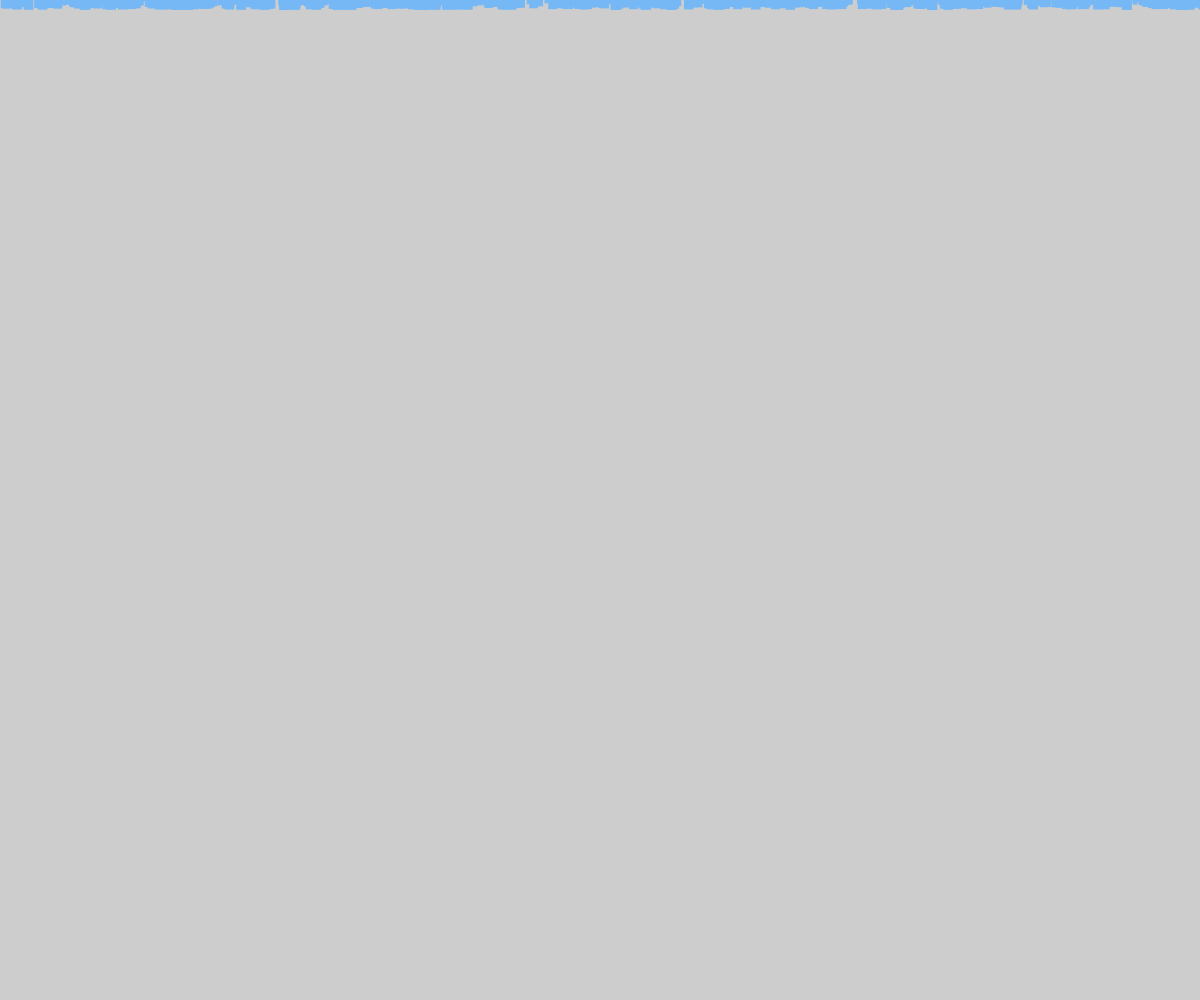
Frame 1 (no input)
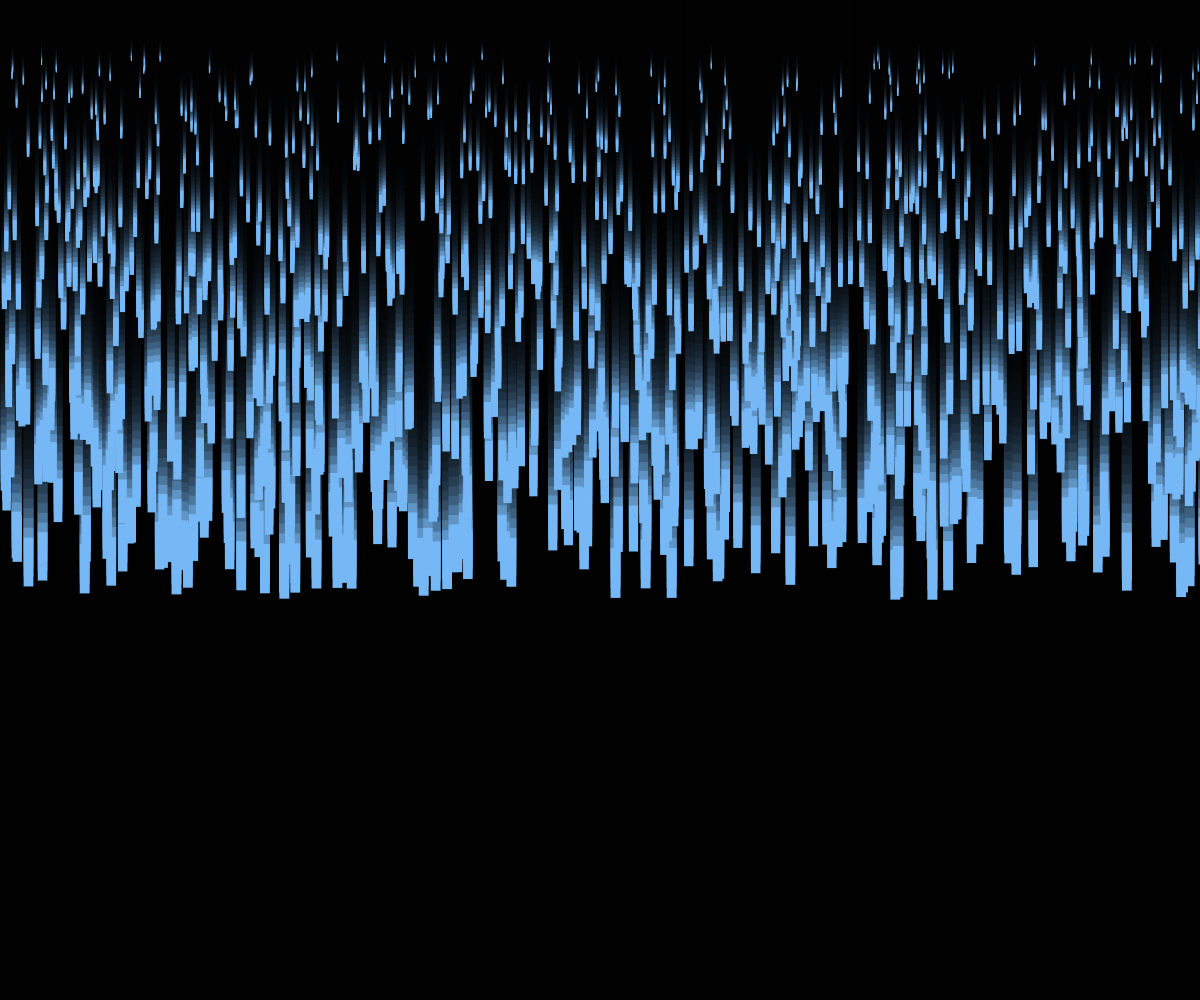
Frame 60 (no input)
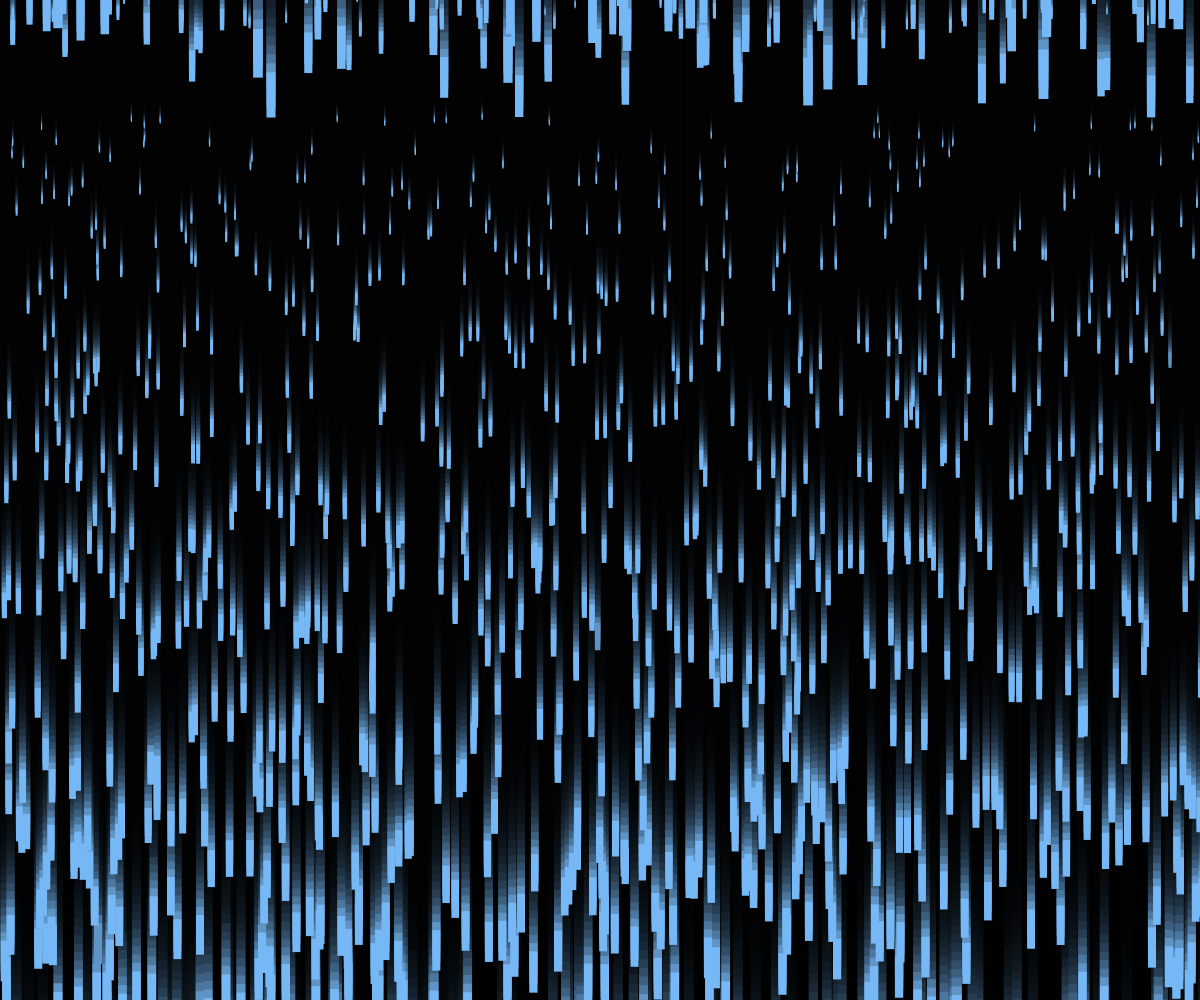
Frame 120 (the mouse pressed at the canvas centre since frame 60)

The p5.js sketch that drew these frames (run headless with seeded random() and noise() and a simulated clock; from frame 60 on, the mouse is pressed at the canvas centre):

// p5.js sketch
// ── sketch.js
var rain = [];

function setup() {
  createCanvas(windowWidth,windowHeight);
  for (var i = 0; i < 1000; i++) {
    rain.push(new droplet);
  }
}

function draw() {
  background(0,50);
  rain.map(function(curr,i) {
    curr.update(i);
  })
}

function droplet() {
  this.x = random(width);
  this.z = random(10,100);
  this.height = this.z * 0.5;
  this.width = this.z * 0.1;
  this.y = -this.height;
  this.speed = this.z * 0.1
}

droplet.prototype.update = function(index) {
  if (this.y >= height) {
    rain.splice(index,1);
    rain.push(new droplet);
  } else {
    this.y += this.speed;
    noStroke()
    fill(118,184,245);
    rect(this.x,this.y,this.width,this.height);
  }
}
